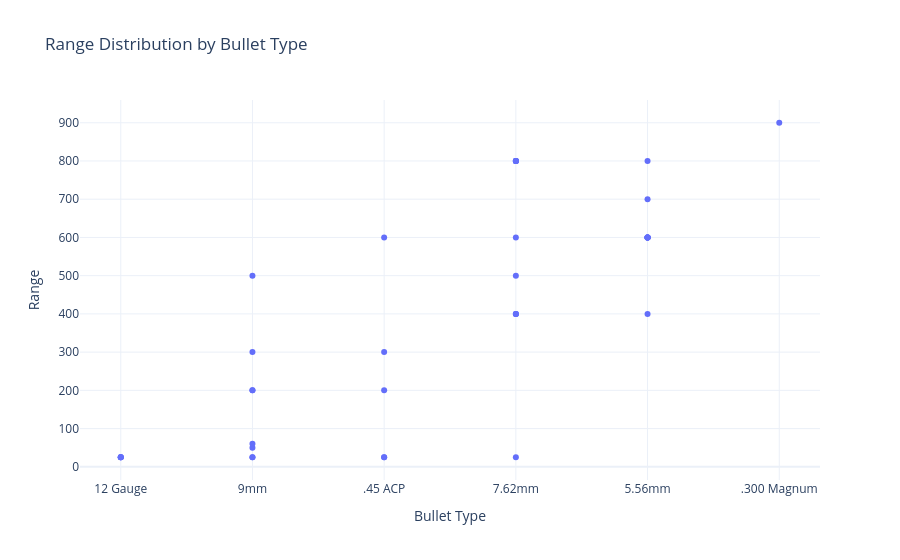

The notebook cell saved with this chart:
### Markdown cell above
- Range

### Code cell
px.scatter(
    ammu.sort_values('Range', ascending=True),
    x='Bullet Type',
    y='Range',
    hover_name= 'Weapon Name',
    title='Range Distribution by Bullet Type'
)

### Figure 1 — Plotly figure (JSON) as saved in the notebook; plotly's stock layout.template omitted (floating-point values rounded to 4 significant figures)
{"data": [{"hovertemplate": "<b>%{hovertext}</b><br><br>Bullet Type=%{x}<br>Range=%{y}<extra></extra>", "hovertext": ["Sawed-Off", "S12K", "S686", "S1897", "P92", "P1911", "R45", "R1895", "P18C", "Vector", "Skorpion", "Uzi", "MP5K", "Thompson", "UMP45", "PP-Bizon", "M762", "M249", "Groza", "AKM", "MK47 Mutant", "VSS", "OBZ", "G36C", "AUG A3", "SCAR-L", "DP-28", "M16A4", "M416", "Win94", "Mini14", "SKS", "SLR", "M24", "QBU", "Kar98", "MK14", "AWM"], "legendgroup": "", "marker": {"color": "#636efa", "symbol": "circle"}, "mode": "markers", "name": "", "orientation": "v", "showlegend": false, "type": "scatter", "x": ["12 Gauge", "12 Gauge", "12 Gauge", "12 Gauge", "9mm", ".45 ACP", ".45 ACP", "7.62mm", "9mm", "9mm", "9mm", "9mm", "9mm", ".45 ACP", ".45 ACP", "9mm", "7.62mm", "5.56mm", "7.62mm", "7.62mm", "7.62mm", "9mm", "5.56mm", "5.56mm", "5.56mm", "5.56mm", "7.62mm", "5.56mm", "5.56mm", ".45 ACP", "5.56mm", "7.62mm", "7.62mm", "7.62mm", "5.56mm", "7.62mm", "7.62mm", ".300 Magnum"], "xaxis": "x", "y": [25.0, 25.0, 25.0, 25.0, 25.0, 25.0, 25.0, 25.0, 25.0, 50.0, 60.0, 200.0, 200.0, 200.0, 300.0, 300.0, 400.0, 400.0, 400.0, 400.0, 500.0, 500.0, 600.0, 600.0, 600.0, 600.0, 600.0, 600.0, 600.0, 600.0, 700.0, 800.0, 800.0, 800.0, 800.0, 800.0, 800.0, 900.0], "yaxis": "y"}], "layout": {"legend": {"tracegroupgap": 0}, "title": {"text": "Range Distribution by Bullet Type"}, "xaxis": {"anchor": "y", "domain": [0, 1], "title": {"text": "Bullet Type"}}, "yaxis": {"anchor": "x", "domain": [0, 1], "title": {"text": "Range"}}}}
